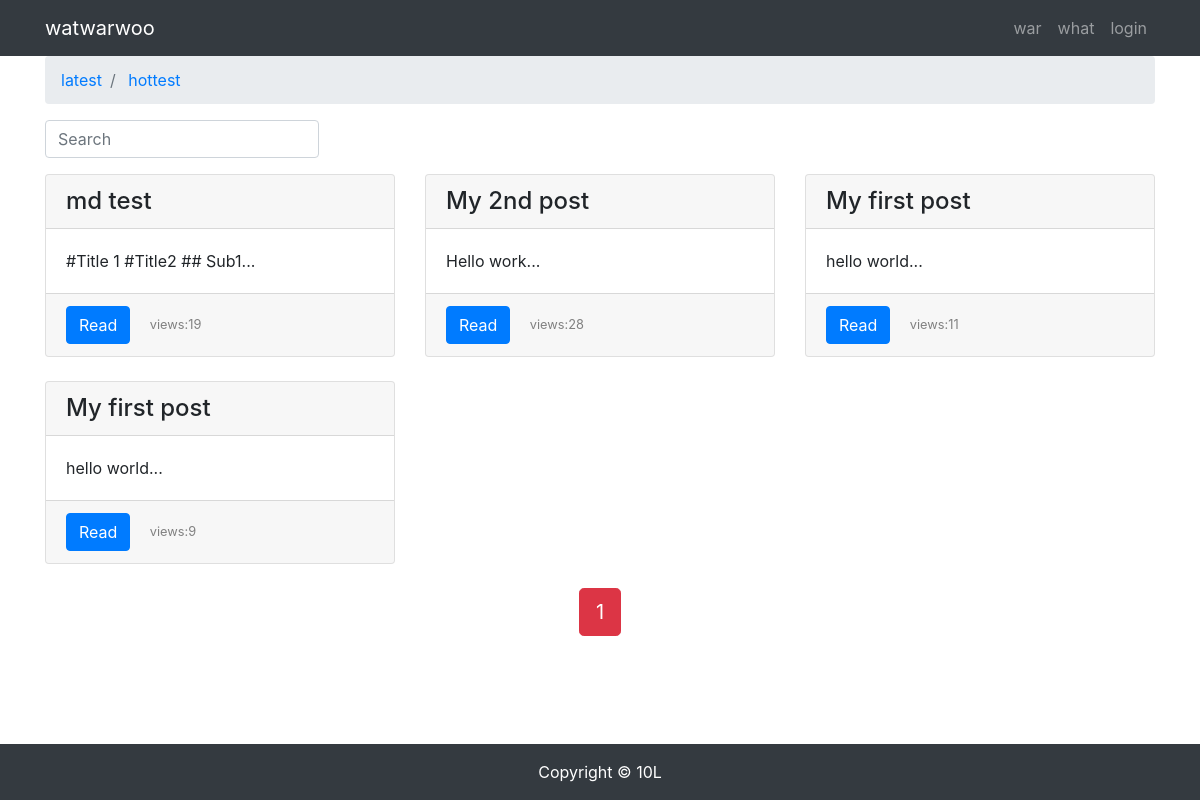
Page /article/article-list/ on the committed database.
### article/models.py (models this page shows, shortened)
class ArticlePost(models.Model):
    author = models.ForeignKey(User, on_delete=models.CASCADE)
    title = models.CharField(max_length=100)
    body = models.TextField()
    created = models.DateTimeField(default=timezone.now)
    updated = models.DateTimeField(auto_now=True)
    total_views = models.PositiveIntegerField(default = 0)
    class Meta:
        ordering = ('-created',)

### article/views.py (the view)
# urls.py: path('article-list/', views.article_list, name = 'article_list'),
def article_list(request):
    search = request.GET.get('search')
    order = request.GET.get('order')
    if search:
        if order == 'total_views':
            article_list = ArticlePost.objects.filter(
            Q(title__icontains = search)|
            Q(body__icontains = search)
            ).order_by('-total_views')
        else:
            article_list = ArticlePost.objects.filter(
            Q(title__icontains = search)|
            Q(body__icontains = search)
            )
    else:
        seach = ''
        if order == 'total_views':
            article_list = ArticlePost.objects.all().order_by('-total_views')
        else:
            article_list = ArticlePost.objects.all()
    paginator = Paginator(article_list, 6)
    page = request.GET.get('page')
    articles = paginator.get_page(page)
    context = {'articles':articles, 'order': order, 'search': search}
    return render(request, 'article/list.html', context)

### templates/article/list.html (shortened to what this page needs)
{% extends "base.html" %}
{% load staticfiles %}
{% block content %}
<div class="container">
    <nav aria-label = "breadcrumb">
      <ol class = "breadcrumb">
        <li class = "breadcrumb-item">
          <a href = "{% url 'article:article_list' %}?search={{search}}">
            latest
          </a>
        </li>
        <li class = "breadcrumb-item">
          <a href = "{% url 'article:article_list' %}?order=total_views&search={{search}}">
            hottest
          </a>
        </li>
      </ol>
    <nav>
      <div class="row">
          <div class="col-auto mr-auto">
              <form class="form-inline" >
                  <input type="text"
                      class="form-control mb-2 mr-sm-2"
                      name="search"
                      placeholder="Search"
                      required
                  >
              </form>
          </div>
      </div>
    <div class="row mt-2">
        {% for article in articles %}
        <div class="col-4 mb-4">
            <div class="card h-100">
                <h4 class="card-header">{{ article.title }}</h4>
                <div class="card-body">
                    <p class="card-text">{{ article.body|slice:'100' }}...</p>
                </div>
                <div class="card-footer">
                    <a href="{% url 'article:article_detail' article.id %}" class="btn btn-primary">Read</a>
                    <span>
                      <small class = "col align-self-end" style = "color: gray;">
                        views:{{article.total_views}}
                      </small>
                    </span>
                </div>
            </div>
        </div>
        {% endfor %}
    </div>
    <div class="pagination row">
        <div class="m-auto">
            <span class="step-links">
                <span class="current btn btn-danger btn-lg">
                    {{ articles.number }}
                </span>
            </span>
        </div>
    </div>
</div>
{% endblock content %}

### rows in the picture
ArticlePost: title "md test", body "#Title 1 #Title2 ## Sub1", total_views "19"
ArticlePost: title "My 2nd post", body "Hello work", total_views "28"
ArticlePost: title "My first post", body "hello world", total_views "11"
ArticlePost: title "My first post", body "hello world", total_views "9"

### other values in the picture
{{ articles.number }} "1"
